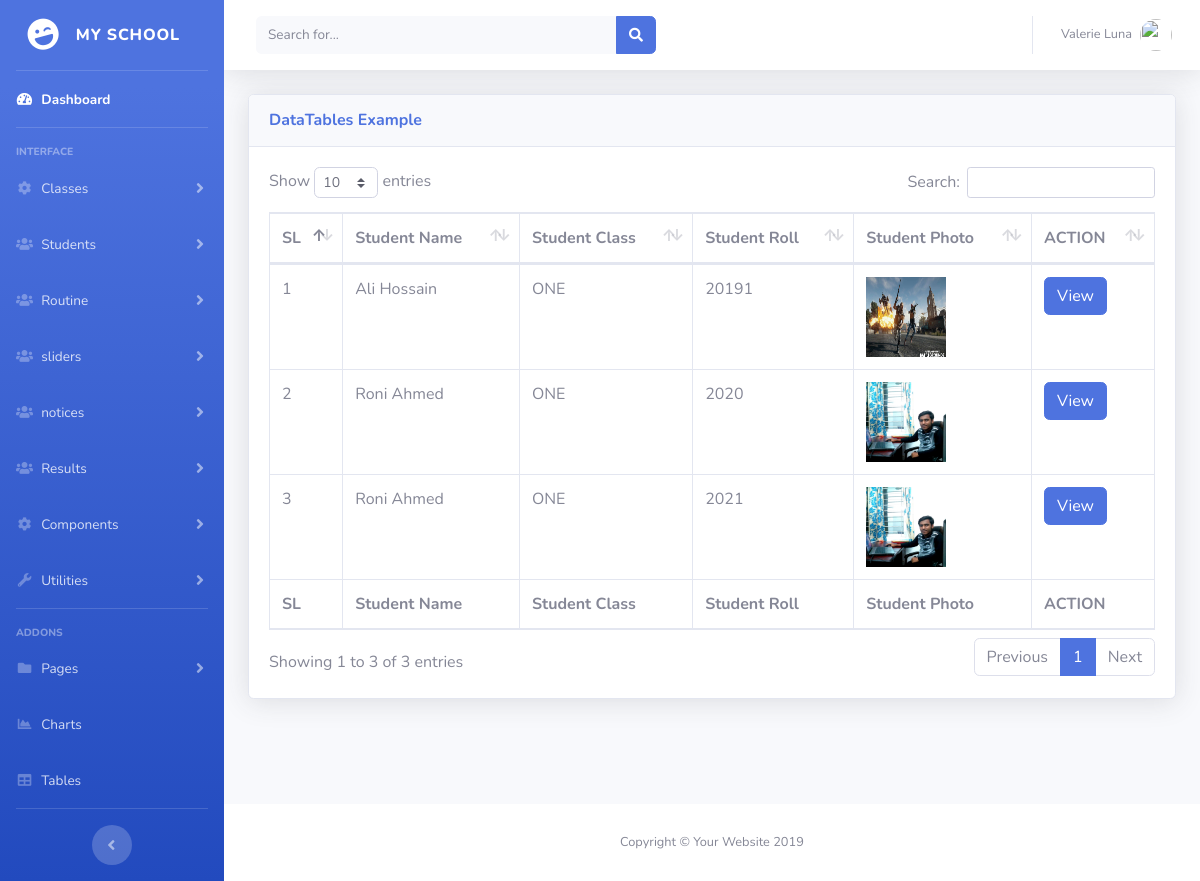
Before: /adminpanel/all_student.php (signed in) with the older database file.
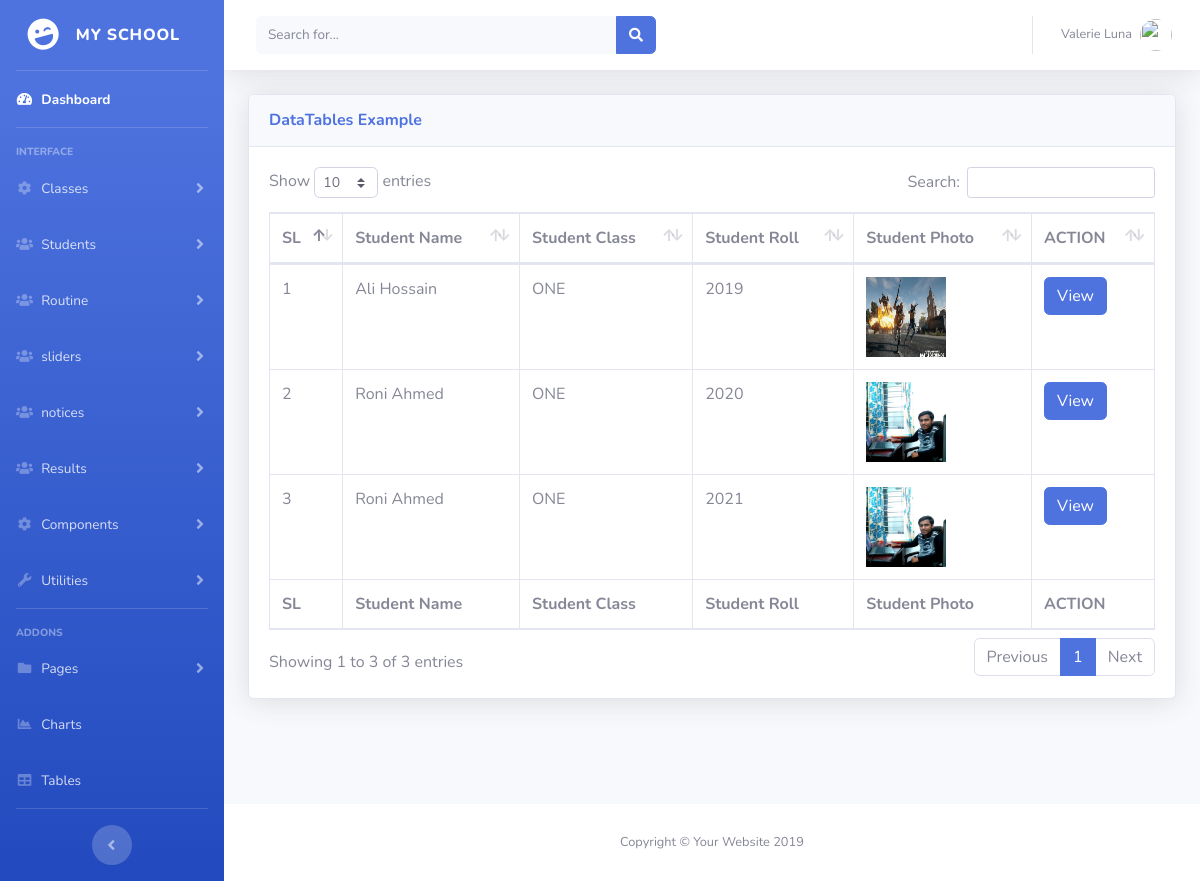
After: the same page with the newer database file.
### tables this page shows
CREATE TABLE `students` (
  `student_id` int(11) NOT NULL,
  `std_name` varchar(255) NOT NULL,
  `f_name` varchar(255) NOT NULL,
  `m_name` varchar(255) NOT NULL,
  `dob` varchar(255) NOT NULL,
  `address` varchar(255) NOT NULL,
  `phone` varchar(225) NOT NULL,
  `class_id` int(2) NOT NULL,
  `std_roll` int(6) NOT NULL,
  `admission_date` varchar(225) NOT NULL,
  `student_photo` text NOT NULL
);

CREATE TABLE `s_class` (
  `class_id` int(11) NOT NULL,
  `class_name` varchar(222) NOT NULL,
  `active_status` int(1) NOT NULL DEFAULT '1'
);

### adminpanel/all_student.php (the view, shortened to what this page needs)
<?php require('libs/header.php'); ?>
<body id="page-top">
  <div id="wrapper">
    <?php require('libs/sidebar.php'); ?>
    <div id="content-wrapper" class="d-flex flex-column">
      <div id="content">
        <nav class="navbar navbar-expand navbar-light bg-white topbar mb-4 static-top shadow">
          <form class="d-none d-sm-inline-block form-inline mr-auto ml-md-3 my-2 my-md-0 mw-100 navbar-search">
            <div class="input-group">
              <input type="text" class="form-control bg-light border-0 small" placeholder="Search for..." aria-label="Search" aria-describedby="basic-addon2">
              <div class="input-group-append">
                <button class="btn btn-primary" type="button">
                  <i class="fas fa-search fa-sm"></i>
                </button>
              </div>
            </div>
          </form>
          <ul class="navbar-nav ml-auto">
            <li class="nav-item dropdown no-arrow">
              <a class="nav-link dropdown-toggle" href="#" id="userDropdown" role="button" data-toggle="dropdown" aria-haspopup="true" aria-expanded="false">
                <span class="mr-2 d-none d-lg-inline text-gray-600 small">Valerie Luna</span>
                <img class="img-profile rounded-circle" src="https://source.unsplash.com/QAB-WJcbgJk/60x60">
              </a>
            </li>
          </ul>
        </nav>
        <div class="container-fluid">
          <div class="card shadow mb-4">
            <div class="card-header py-3">
              <h6 class="m-0 font-weight-bold text-primary">DataTables Example</h6>
            </div>
            <div class="card-body">
              <div class="table-responsive">
                <table class="table table-bordered" id="dataTable" width="100%" cellspacing="0">
                  <thead>
                    <tr>
                      <th>SL</th>
                      <th>Student Name</th>
					  <th>Student Class</th>
					  <th>Student Roll</th>
					  <th>Student Photo</th>
                      <th>ACTION</th>
                    </tr>
                  </thead>
                  <tfoot>
                    <tr>
                      <th>SL</th>
                      <th>Student Name</th>
                      <th>Student Class</th>
					  <th>Student Roll</th>
					  <th>Student Photo</th>
                      <th>ACTION</th>
                    </tr>
                  </tfoot>
                  <tbody>
				  <?php
					require('../config.php');
					$sql = "SELECT * FROM s_class INNER JOIN students ON s_class.class_id = students.class_id";
					$que = mysqli_query($con,$sql);
					$sl = 1;
					while($result = mysqli_fetch_assoc($que)){
				  ?>
						<tr>
							<td><?php echo $sl++; ?></td>
							<td><?php echo $result['std_name']; ?></td>
							<td><?php echo $result['class_name']; ?></td>
							<td><?php echo $result['std_roll']; ?></td>
							<td>
								<img src="<?php echo $result['student_photo']; ?>" height="80px" width="80px" />
							</td>
							<td>
								<a class="btn btn-primary" href="student_info.php?id=<?php echo $result['student_id']; ?>">View</a>
							</td>
						</tr>
					<?php
					}?>
				  </tbody>
                </table>
              </div>
            </div>
          </div>
        </div>
      </div>
     <?php require('libs/footer.php'); ?>

Changed rows visible on the page:
changed students "Ali Hossain": std_roll "20191" → "2019"
